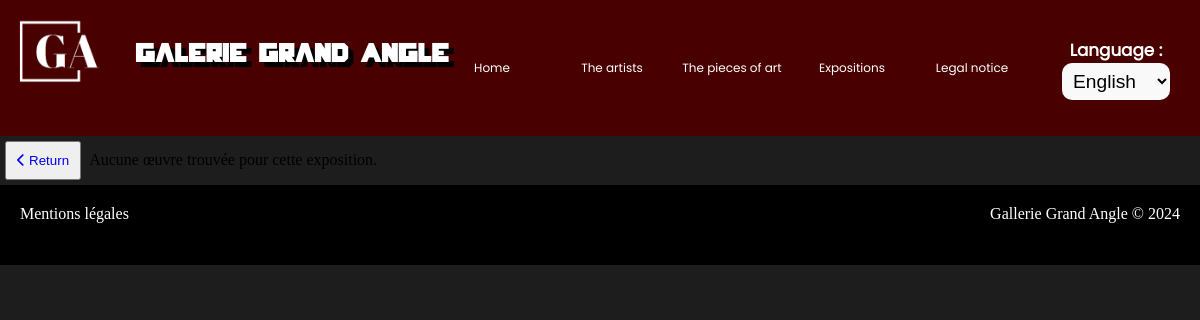
The page /visiteur/expo_suite.php?id_expo=1 on the database as committed earlier.
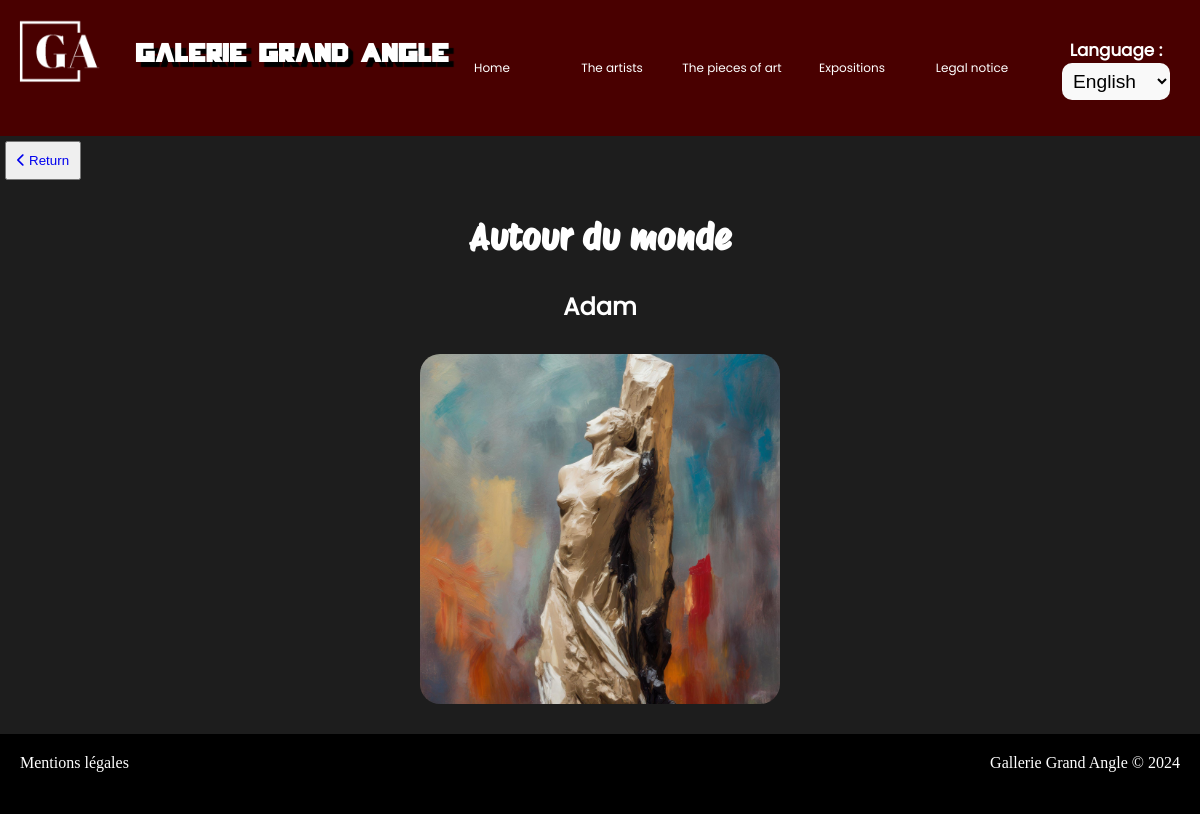
The same page on the database as committed later.
### tables this page shows
CREATE TABLE IF NOT EXISTS `oeuvres_expo` (
  `id_oeuvres` int NOT NULL AUTO_INCREMENT,
  `nom_oeuvre` varchar(100) NOT NULL,
  `chemin_image` varchar(150) DEFAULT NULL,
  `description_oeuvre` text,
  `date_realisation` date NOT NULL,
  `nombre_vues` int DEFAULT NULL,
  `largeur` decimal(15,2) DEFAULT NULL,
  `hauteur` decimal(15,2) DEFAULT NULL,
  `poids` decimal(15,2) DEFAULT NULL,
  `profondeur` decimal(15,2) DEFAULT NULL,
  `duree` time DEFAULT NULL,
  `date_livraison_prevu` date NOT NULL,
  `date_livraison_reel` date DEFAULT NULL,
  `id_type_oeuvre` int NOT NULL,
  PRIMARY KEY (`id_oeuvres`),
  KEY `id_type_oeuvre` (`id_type_oeuvre`)
);

CREATE TABLE IF NOT EXISTS `exposition` (
  `id_expo` int NOT NULL AUTO_INCREMENT,
  `date_debut` date NOT NULL,
  `date_fin` date NOT NULL,
  `report_frequentation` int DEFAULT NULL,
  `nom_directeur_artistique` varchar(100) DEFAULT NULL,
  `prenom_directeur_artistique` varchar(100) DEFAULT NULL,
  `email_directeur_artistique` varchar(150) DEFAULT NULL,
  `nombre_oeuvres` int DEFAULT NULL,
  `nom_expo` varchar(100) NOT NULL,
  `id_theme` int NOT NULL,
  PRIMARY KEY (`id_expo`),
  KEY `id_theme` (`id_theme`)
);

### visiteur/expo_suite.php (called while the page is built, shortened)
<?php
require "../config/pdo.php";
include "includes/pages/header.php";
include "includes/components/recup_exopo_par_oeuvres.php";
include "includes/pages/footer.php";
?>

### visiteur/includes/components/recup_exopo_par_oeuvres.php (the view, shortened to what this page needs)
<?php
$lang = isset($_GET['lang']) ? $_GET['lang'] : substr($_SERVER['HTTP_ACCEPT_LANGUAGE'], 0, 2);
$langList = ["FR", "EN", "DE", "RU", "ZH"];
if (!in_array($lang, $langList)) {
    $lang = "FR";
}
?>
<button class="artistReturn">
<a href="expo.php?&lang=<?php echo $lang ?>"><i class="fa-solid fa-chevron-left"></i> <?php echo retour ?></a>
</button>
<?php
require_once "../config/pdo.php";
$id_expo = isset($_GET['id_expo']) ? $_GET['id_expo'] : null;
try {
    $sql = "SELECT oeuvres_expo.*, exposition.nom_expo
            FROM oeuvres_expo
            INNER JOIN contenir ON oeuvres_expo.id_oeuvres = contenir.id_oeuvres
            INNER JOIN exposition ON contenir.id_expo = exposition.id_expo
            WHERE contenir.id_expo = ?";
    $stmt = $db->prepare($sql);
    $stmt->execute([$id_expo]);
    $oeuvres = $stmt->fetchAll(PDO::FETCH_ASSOC);
    if (count($oeuvres) === 0) {
        echo "Aucune œuvre trouvée pour cette exposition.";
    } else {
        foreach ($oeuvres as $oeuvre) {
            echo "<div class='expoPlus'>";
            echo "<h2>" . $oeuvre['nom_expo'] . "</h2>";
            echo "<h3>" . $oeuvre['nom_oeuvre'] . "</h3>";
            echo "<img src='" . $oeuvre['chemin_image'] . "' alt='" . $oeuvre['nom_oeuvre'] . "'>";
            echo "</div>";
        }
    }
} catch (PDOException $e) {
    echo "Erreur de requête : " . $e->getMessage();
}
?>

### visiteur/includes/pages/header.php (shortened to what this page needs)
<!DOCTYPE html>
<html lang="fr, en, de, ru, zh">
<head>
    <link rel="stylesheet" href="../assets/css/style.css">
    <link rel="stylesheet" href="https://cdnjs.cloudflare.com/ajax/libs/font-awesome/6.4.2/css/all.min.css" />
</head>
<body>
    <header>
        <nav>
            <div class="nav-top">
                <div class="menu-items">
                    <ul class="nav_menu showMenu">
                        <li><a class="home menuItem" href="index.php?lang=<?php echo $_SESSION['lang']; ?>"><?php echo home ?></a></li>
                        <li><a class="artist menuItem" href="artistes.php?lang=<?php echo $_SESSION['lang']; ?>"><?php echo artist ?></a></li>
                        <li><a class="work menuItem" href="oeuvres.php?lang=<?php echo $_SESSION['lang']; ?>"><?php echo art ?></a></li>
                        <li><a class="expo menuItem" href="expo.php?lang=<?php echo $_SESSION['lang'];?>"><?php echo expo ?></a></li>
                        <li><a class="mention menuItem" href="#"><?php echo mention ?></a></li>
    <div id="nav-langues">
    <h5><?php echo lang ?> :</h5>
    <form method="GET" id="select_lang" action="">
        <select name="lang" onchange="changeLang(this.value);">
            <option value="EN" <?php if ($_SESSION['lang'] == "EN") { echo "selected"; } ?>>English</option>
        </select>
    </form>
</div>
                    </ul>
                </div>
        </nav>
        <div class="HeaderBand">
            <a href="index.php"><img src="../assets/images/img_cards/logo.png" alt="logo"></a>
            <h1>Galerie Grand Angle</h1>
        </div>
    </header>

### visiteur/includes/pages/footer.php (shortened to what this page needs)
<footer>
    <ul>
        <li><a href="">Mentions légales</a></li>
        <li>Gallerie Grand Angle &copy 2024</li>
    </ul>
</footer>
    </body>
</html>

### assets/css/style.css (style rules this page uses)
@media screen and (min-width: 726px) and (max-width: 1920px) { * { box-sizing: border-box; margin: 0; padding: 0; list-style: none; text-decoration: none; } }
@media screen and (min-width: 726px) and (max-width: 1920px) { body { background-color: rgb(29, 29, 29); overflow-x: hidden; } }
@media screen and (min-width: 726px) and (max-width: 1920px) { select { padding: 7px; outline: 0; border: 0 ; border-radius: 10px; background: #F9F9F9; background-image: none; box-shadow: none; font-size: 1.2em; } }
@media screen and (min-width: 726px) and (max-width: 1920px) { header { height: 17vh; width: 100%; background-color: rgb(73, 0, 0); display: flex; flex-direction: row; } }
@media screen and (min-width: 726px) and (max-width: 1920px) { .HeaderBand { display: flex; flex-direction: row; text-align: center; align-items: center; width: 50%; position: absolute; left: 0; } }
@media screen and (min-width: 726px) and (max-width: 1920px) { .HeaderBand a { width: 20%; margin-right: 15px; height: 100%; } }
@media screen and (min-width: 726px) and (max-width: 1920px) { .HeaderBand a img { width: 90%; height: 100%; } }
@media screen and (min-width: 726px) and (max-width: 1920px) { .HeaderBand h1 { font-family: 'title'; font-size: 2vw; color: rgb(255, 255, 255); text-shadow: 5px 5px 1px black; height: 8vh; display: flex; text-align: center; align-items: center; justify-content: center; } }
@media screen and (min-width: 726px) and (max-width: 1920px) { nav { width: 50%; z-index: 800; display: flex; flex-direction: row; justify-content: center; align-items: center; text-align: center; } }
@media screen and (min-width: 726px) and (max-width: 1920px) { .nav-top { display: flex; flex-direction: row; position: absolute; right: 0; justify-content: center; align-items: center; text-align: center; } }
@media screen and (min-width: 726px) and (max-width: 1920px) { .nav_menu { display: flex; flex-direction: row; color: white; list-style: none; font-family: "text"; height: 17vh; } }
@media screen and (min-width: 726px) and (max-width: 1920px) { .nav_menu li a { color: white; transition: .5s ease-in; font-family: 'text'; font-size: 1vw; } }
@media screen and (min-width: 726px) and (max-width: 1920px) { .nav_menu li { transition: .5s ease-in; font-family: 'text'; display: flex; justify-content: space-evenly; align-items: center; text-align: center; width: 120px; height: 100%; } }
@media screen and (min-width: 726px) and (max-width: 1920px) { #nav-langues { display: flex; flex-direction: column; justify-content: center; align-items: center; text-align: center; height: 100%; margin: 0 30px; } }
@media screen and (min-width: 726px) and (max-width: 1920px) { .nav_menu h5 { font-size: 1.4vw; display: flex; justify-content: center; align-items: center; text-align: center; } }
@media screen and (min-width: 726px) and (max-width: 1920px) { #infos h2,h3 { display: flex; justify-content: center; margin-bottom: 1rem; } }
@media screen and (min-width: 726px) and (max-width: 1920px) { footer { background-color: black; height: 10vh; width: 100%; } }
@media screen and (min-width: 726px) and (max-width: 1920px) { footer ul { display: flex; flex-direction: row; justify-content: space-between; padding: 20px; } }
@media screen and (min-width: 726px) and (max-width: 1920px) { footer ul li a { color: white; } }
@media screen and (min-width: 726px) and (max-width: 1920px) { footer ul li { color: white; } }
@media screen and (min-width: 726px) and (max-width: 1920px) { .artistReturn { padding: 10px; margin: 5px; } }
@media screen and (min-width: 726px) and (max-width: 1920px) { .expoPlus { display: flex; flex-direction: column; justify-content: center; align-items: center; color: white; } }
@media screen and (min-width: 726px) and (max-width: 1920px) { .expoPlus h2 { font-family: 'Subtitle'; font-size: 3vw; margin: 30px; } }
@media screen and (min-width: 726px) and (max-width: 1920px) { .expoPlus h3 { font-family: 'text'; font-size: 2vw; margin-bottom: 30px; } }
@media screen and (min-width: 726px) and (max-width: 1920px) { .expoPlus img { width: 30%; margin-bottom: 30px; border-radius: 20px; } }

Rows that differ between the two databases and show on the page:
now on this page (row edited): oeuvres_expo: exposition.nom_expo "Autour du monde", nom_oeuvre "Adam", chemin_image+nom_oeuvre (picture)
Other text that changed with them:
text no longer shown: "Aucune œuvre trouvée pour cette exposition."
